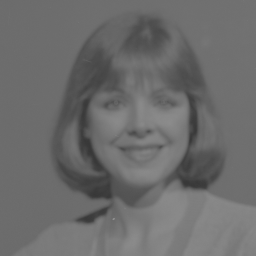
#> input picture data/wom1.bmp, 256 x 256 px
$ python lab2.py
#> lines starting #> are read from the running program, lines starting #| are printed output that depends on the picture
### functions.py
import numpy as np
import cv2
import math
from matplotlib import pyplot as plt


def create_histogram(img):
    hist = [0] * 256
    width, height = img.shape[:2]
    for row in range(width):
        for col in range(height):
            hist[img[row, col]] += 1

    return hist


def plot_histogram(hist, figure):
    plt.figure(figure)
    plt.plot(hist)
    plt.xlim([0, 255])


def linear_contrast_stretch(img):
    pmin = -1;
    pmax = -1;
    width, height = img.shape[:2]
    imgout = img.copy()

    hist = create_histogram(img)

    count = 0
    for gl in range(256):
        count+=hist[gl]
        if count >= height*width*0.01 and pmin<0:
            pmin = gl
        if count >= height*width*0.99 and pmax<0:
            pmax = gl

    for row in range(width):
        for col in range(height):
            pin = img[row,col]
            pout = (pin-pmin) * 255 / (pmax - pmin)
            if pout < 0:
                pout=0
            if pout > 255:
                pout=255
            imgout[row,col]=pout

    return imgout


# [68 lines left out: functions gamma_correction, equalization, convolution, not called in this run]


def angle_between(p1, p2):
    return math.degrees(math.atan2(p2[1]-p1[1], p2[0]-p1[0]))


def show(img,imge):
    cv2.imshow("Original", img)
    cv2.imshow("Enhanced", imge)
    cv2.waitKey(0)
    hist = cv2.calcHist([img], [0], None, [256], [0, 256])
    plot_histogram(hist, 1)
    hist = cv2.calcHist([imge], [0], None, [256], [0, 256])
    plot_histogram(hist, 2)
    plt.show()


# [33 lines left out: functions rotate_bound, addMeasure, not called in this run]

### lab2.py
import numpy as np
import cv2
import functions as lab2

# [8 lines of commented-out code are left out]

while True:
    choice = int(input(
        'What do you want to do: 1)linear contrast stretch 2)gamma correction 3)equalization 4)convolution 5)exit'))
#> the answer given: 1
    if choice == 1:
        img = cv2.imread('./data/wom1.bmp', cv2.IMREAD_GRAYSCALE)
#> img is the input picture: shape (256, 256); min 55, max 144, mean 107.9
        imge = lab2.linear_contrast_stretch(img)
#> in linear_contrast_stretch, `hist = create_histogram(img)`: hist = 256 values, max 8325 at index 108, min 0 at index 0, mean 256
#> the loop in linear_contrast_stretch, `for gl in range(256):` made 256 passes
#> count on passes 1 to 3: 0, 0, 0
#> after the loop in linear_contrast_stretch, `for gl in range(256):`: count = 65536; pmax = 136; pmin = 62
#> after the loop in linear_contrast_stretch, `for row in range(width):`:
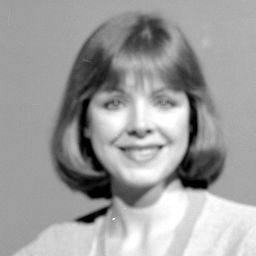
#> imgout: shape (256, 256); min 0, max 255, mean 157.8
        lab2.show(img, imge)
#> in show, `hist = cv2.calcHist([imge], [0], None, [256], [0, 256])`: hist = 256 values, max 8325 at index 158, min 0 at index 1, mean 256
#> in show, `plt.show()`:
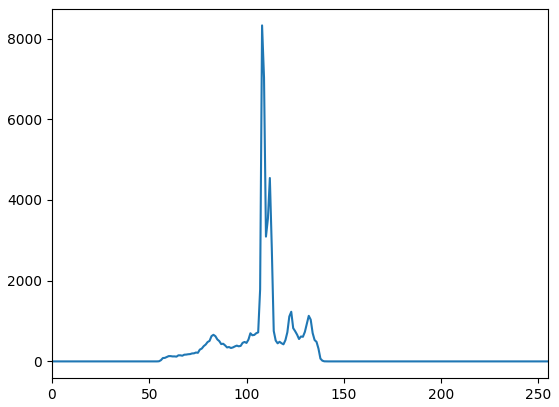
#> figure drawn by matplotlib, 1 panel; curve peaks at x = 108, y = 8325
#> in show, `plt.show()`:
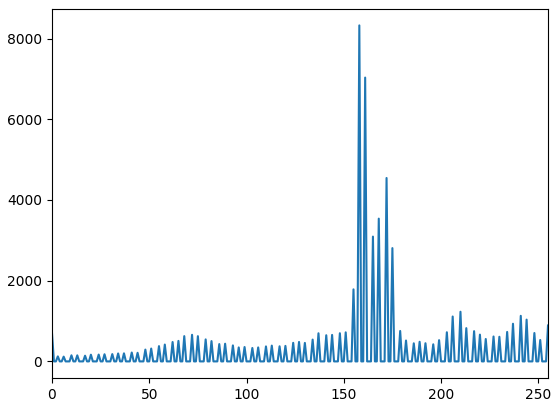
#> figure drawn by matplotlib, 1 panel; curve peaks at x = 158, y = 8325
#> (the run stopped early here; a loop or call above may not have finished)
